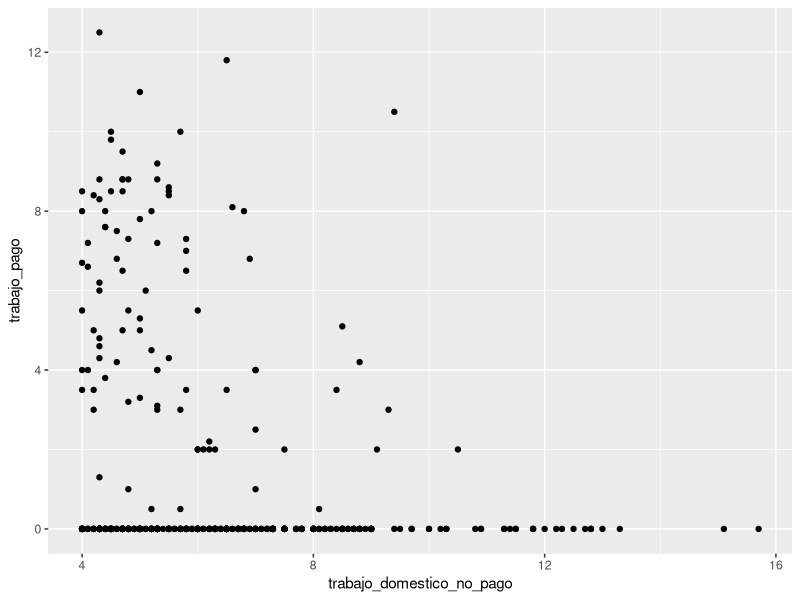
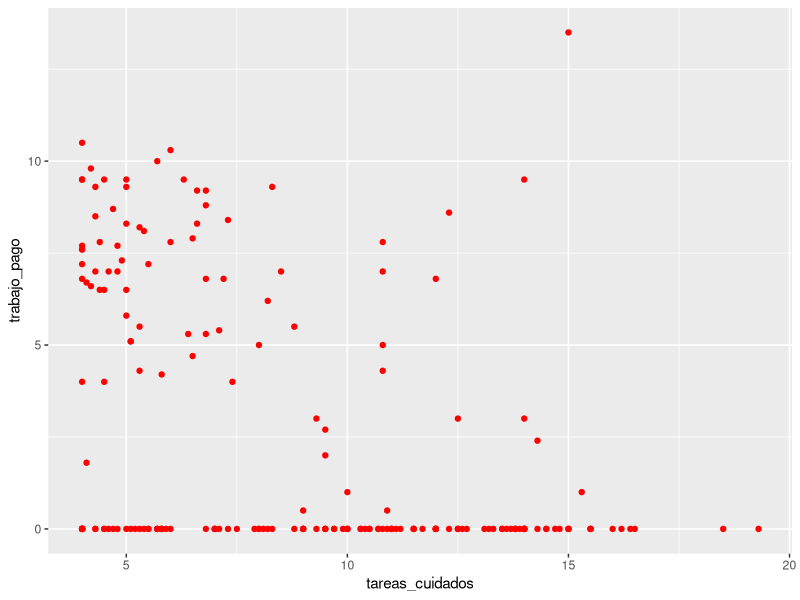
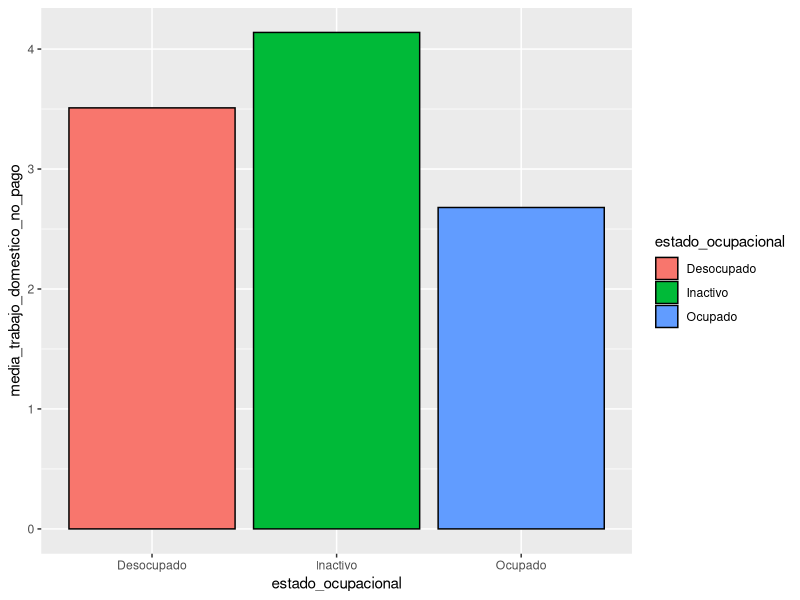
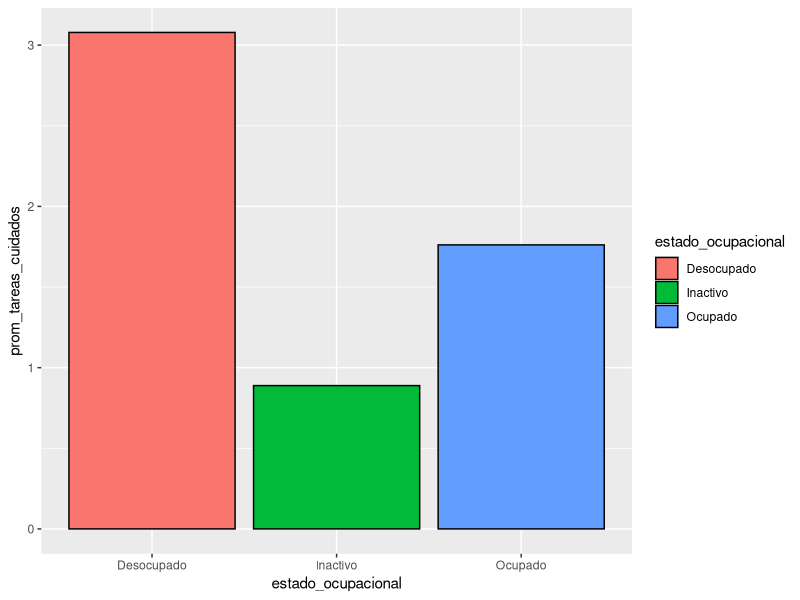
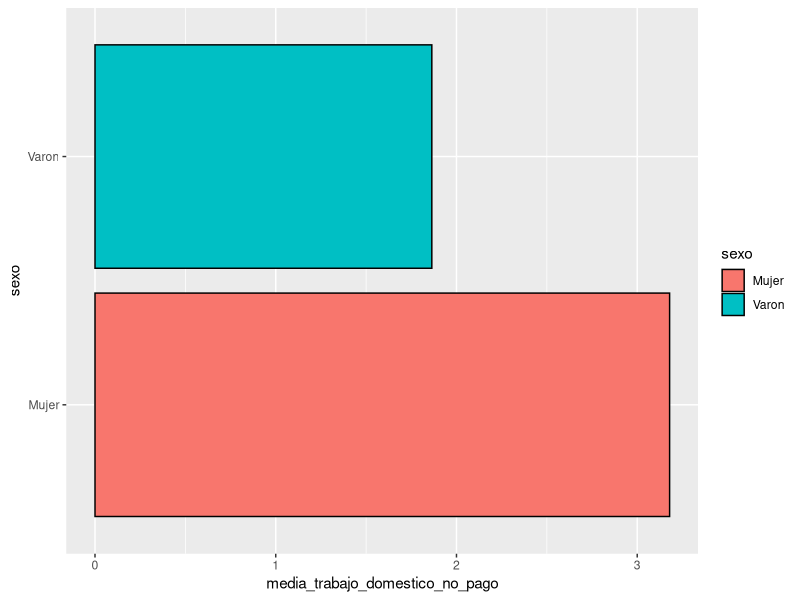
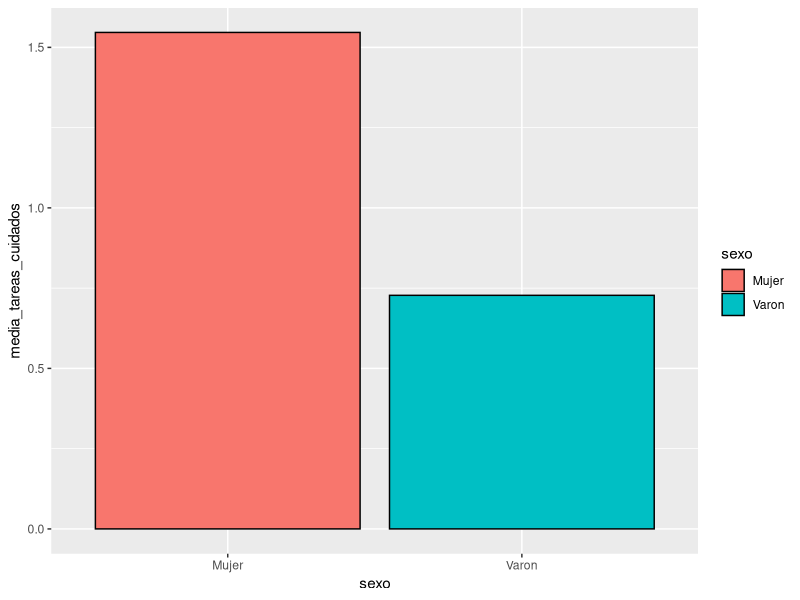
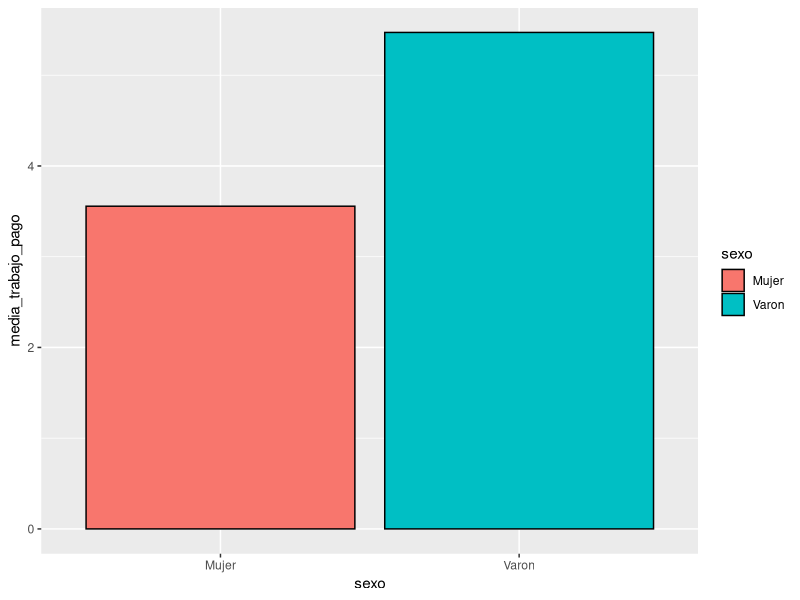
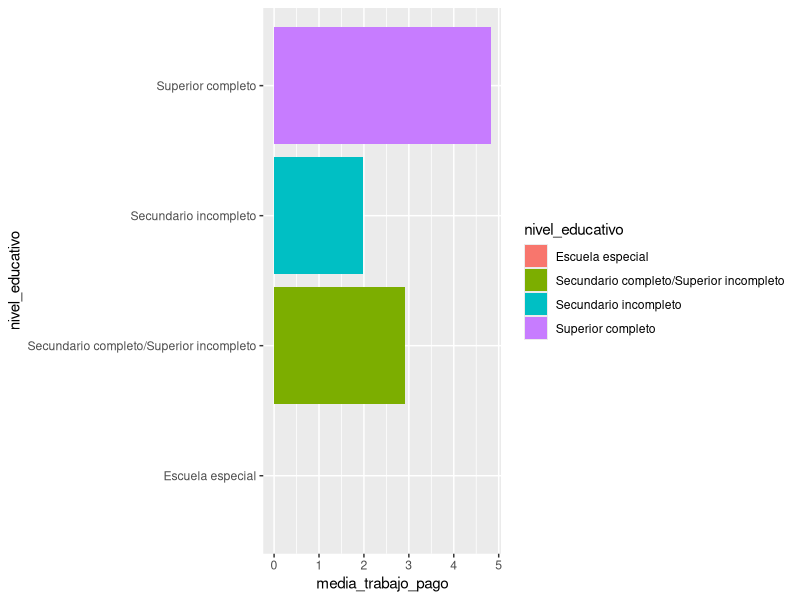

The R source for these figures, in order:
## ---- chunk 1
#knitr::opts_chunk$set(echo = TRUE)
library(readr)
library(dplyr)
library(ggplot2)
## ---- chunk 2
uso_tiempo_2016<-read.csv("datos/encuesta_uso_tiempo_2016.csv")

## ---- chunk 3
uso_tiempo_2016_seleccv<-uso_tiempo_2016|>
select(sexo,edad,trabajo_pago,trabajo_pago2,trabajo_domestico_no_pago,trabajo_domestico_no_pago2,tareas_cuidados, tareas_cuidados2,nivel_educativo,estado_ocupacional,recreacion,recreacion2)

## ---- chunk 4
filter(uso_tiempo_2016_seleccv,edad>=18)|>
  group_by(sexo)|>
  summarise(conteo = n())
## ---- chunk 5
uso_tiempo_2016_seleccv|>
  filter(edad>=18)|>
  group_by(sexo)|>
  summarise(tiempo_max_trabajod_nopago = max(trabajo_domestico_no_pago))  

## ---- chunk 6
uso_tiempo_2016_seleccv|>
  filter(edad>=18)|>
  group_by(sexo)|>
  summarise(tiempo_min_trabajod_nopago = min(trabajo_domestico_no_pago)) 

## ---- chunk 7
uso_tiempo_2016_seleccv|>
  filter(edad>=18)|>
  group_by(sexo)|>
  summarise(promedio_Trabajod_no_pago = mean(trabajo_domestico_no_pago)) 


## ---- chunk 8
uso_tiempo_2016_seleccv|>
  filter(edad>=18)|>
  group_by(sexo)|>
  summarise(tiempo_max=max(trabajo_domestico_no_pago),tiempo_min=min(trabajo_domestico_no_pago),desvio = sd(trabajo_domestico_no_pago), na.rm = TRUE) 

## ---- chunk 9
uso_tiempo_2016_seleccv|>
  filter(edad>=18)|>
  group_by(sexo)|>
  summarise(tiempo_max_tareas_cuidado = max(tareas_cuidados)) 

## ---- chunk 10
uso_tiempo_2016_seleccv|>
  filter(edad>=18)|>
  group_by(sexo)|>
  summarise(tiempo_min_tareas_cuidado = min(tareas_cuidados)) 
## ---- chunk 11
uso_tiempo_2016_seleccv|>
  filter(edad>=18)|>
  group_by(sexo)|>
  summarise(promedio_tareas_cuidado = mean(tareas_cuidados)) 
## ---- chunk 12
uso_tiempo_2016_seleccv|>
 filter (edad>=18)|>
group_by(sexo)|>
summarise(valor_prom_trabajo_pago = mean(trabajo_pago))
## ---- chunk 13
uso_tiempo_2016_seleccv|>
 filter (edad>=18)|>
group_by(sexo)|>
summarise(valor_prom_recreacion = mean(recreacion))
## ---- chunk 14
uso_tiempo_2016|>
  filter (trabajo_domestico_no_pago >= 4, edad>=18, sexo=="Mujer")|>
  ggplot(mapping=aes(trabajo_domestico_no_pago,trabajo_pago))+
  geom_point()
  
## ---- chunk 15
uso_tiempo_2016|>
  filter (tareas_cuidados>=4,edad>=18, sexo=="Mujer")|>
  ggplot(aes(tareas_cuidados,trabajo_pago))+
  geom_point(colour="red")

## ---- chunk 16
mujeres_medias<-uso_tiempo_2016|>
  select(sexo,edad,estado_ocupacional,trabajo_pago,trabajo_domestico_no_pago,tareas_cuidados)|>
  filter(edad>=18, sexo=="Mujer")|>
  mutate(media_trabajo_pago=mean(trabajo_pago,na.rm=TRUE))|>
  mutate(media_trabajo_domestico_no_pago=mean(trabajo_domestico_no_pago,na.rm = TRUE))|>
  mutate (media_tareas_cuidados=mean(tareas_cuidados,na.rm = TRUE))
## ---- chunk 17
mujeres_medias|>
  group_by(estado_ocupacional)|>
  summarise(media_trabajo_domestico_no_pago=mean(trabajo_domestico_no_pago,na.rm = TRUE))|>
  ggplot(mapping =aes(estado_ocupacional,media_trabajo_domestico_no_pago,fill=estado_ocupacional))+
  geom_col(colour="black")

## ---- chunk 18
mujeres_medias|>
  group_by(estado_ocupacional)|>
  summarise(prom_tareas_cuidados=mean(tareas_cuidados,na.rm = TRUE))|>
  ggplot(mapping =aes(estado_ocupacional,prom_tareas_cuidados,fill=estado_ocupacional))+
  geom_col(colour="black")

## ---- chunk 19
uso_tiempo_2016|>
  filter(edad>=18)|>
  group_by(sexo)|>
  summarise(media_trabajo_domestico_no_pago=mean(trabajo_domestico_no_pago,na.rm = TRUE))|>
  ggplot(mapping = aes(media_trabajo_domestico_no_pago,sexo,fill=sexo))+
geom_col(colour="black")
  
  
## ---- chunk 20
uso_tiempo_2016|>
  filter(edad>=18)|>
  group_by(sexo)|>
  summarise(media_tareas_cuidados=mean(tareas_cuidados,na.rm = TRUE))|>
  ggplot(mapping = aes(sexo,media_tareas_cuidados,fill=sexo))+
geom_col(colour= "black")
  

## ---- chunk 21
uso_tiempo_2016|>
  filter(edad>=18)|>
  group_by(sexo)|>
  summarise(media_trabajo_pago=mean(trabajo_pago,na.rm = TRUE))|>
  ggplot(mapping = aes(sexo,media_trabajo_pago,fill=sexo))+
geom_col(colour="black")

## ---- chunk 22
media_trabajo_pago_por_nivel_educ<-uso_tiempo_2016|>
  filter(edad>=18,sexo=="Mujer")|>
  group_by(nivel_educativo)|>
  summarise(media_trabajo_pago=mean(trabajo_pago,na.rm = TRUE))
  
## ---- chunk 23
media_trabajo_pago_por_nivel_educ|>
  arrange(nivel_educativo)|>
  ggplot(mapping = aes(media_trabajo_pago,nivel_educativo,fill=nivel_educativo))+
  geom_col()
  
